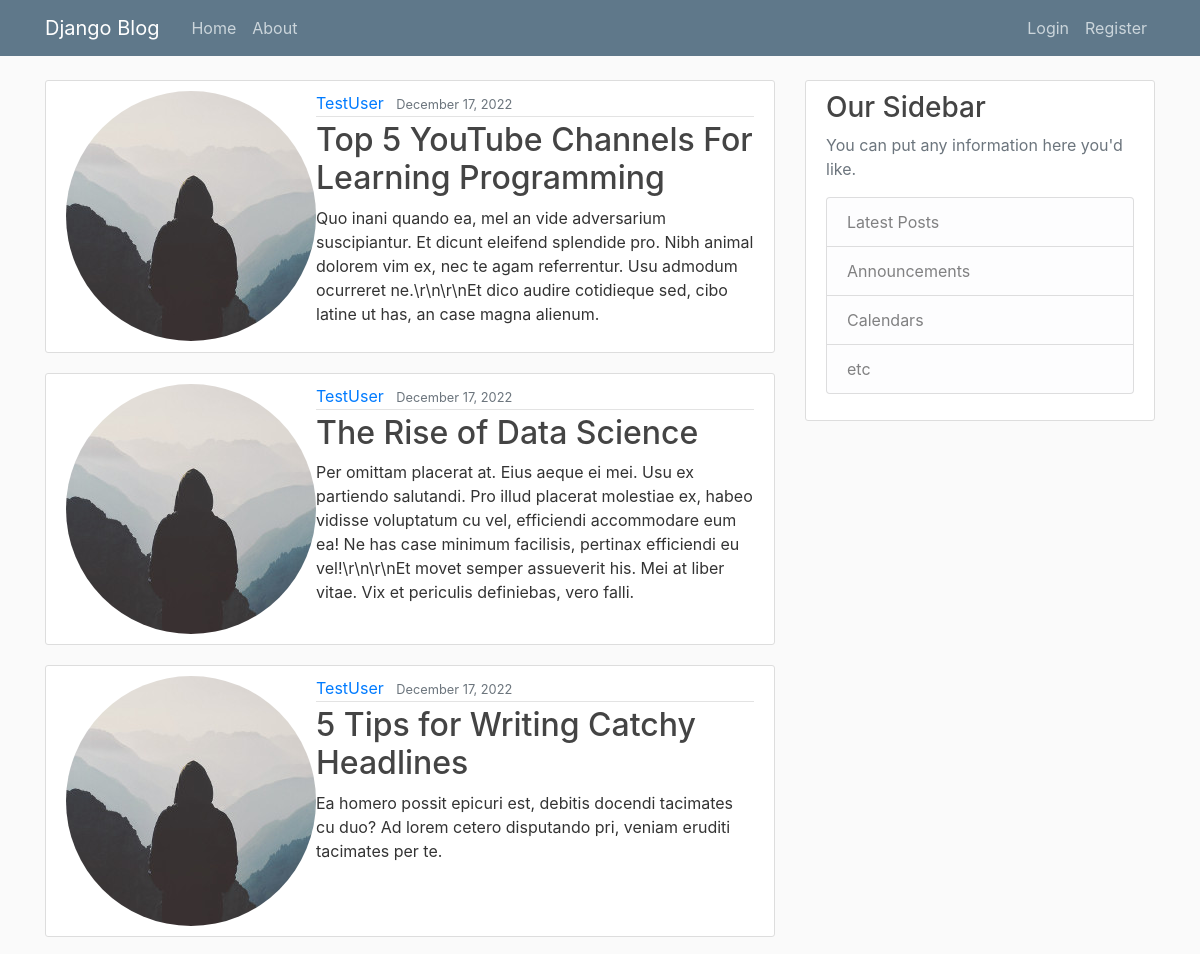
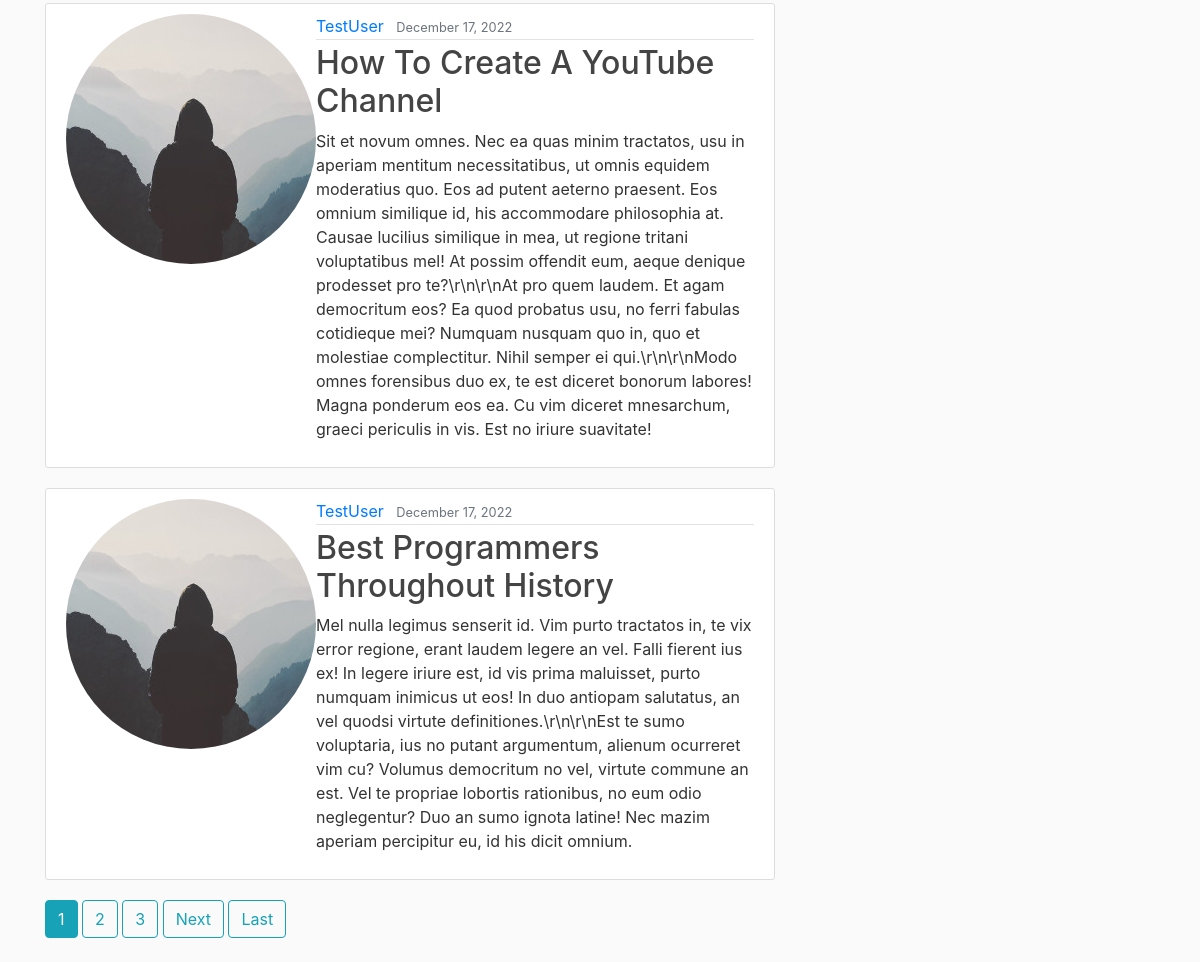
The page / on the database its author committed (2 pictures, top to bottom).
### blog/models.py (models this page shows, shortened)
class Post(models.Model):
    title = models.CharField(max_length=100)
    content = models.TextField()
    date_posted = models.DateTimeField(default=timezone.now)
    author = models.ForeignKey(User, on_delete=models.CASCADE)

### users/models.py (models this page shows, shortened)
class Profile(models.Model):
    user = models.OneToOneField(User, on_delete=models.CASCADE)
    image = models.ImageField(default='default.jpg', upload_to='profile_pics')

### blog/views.py (the view)
# urls.py: path('', PostListView.as_view(), name = 'blog-home'),
class PostListView(ListView):
    model = Post
    template_name = 'blog/home.html'
    context_object_name = 'posts'
    ordering = ['-date_posted']
    paginate_by = 5

### blog/templates/blog/home.html (shortened to what this page needs)
{% extends "blog/base.html" %}
{% block content %}
    {% for post in posts %}
        <article class="media content-section">
          <img class = "rounded-circle article-image" src="{{ post.author.profile.image.url }}" >
          <div class="media-body">
            <div class="article-metadata">
              <a class="mr-2" href="{% url 'user-posts' post.author.username %}">{{ post.author }}</a>
              <small class="text-muted">{{ post.date_posted|date:"F d, Y" }}</small>
            </div>
            <h2><a class="article-title" href="{% url 'post-detail' post.id %}">{{ post.title }}</a></h2>
            <p class="article-content">{{ post.content }}</p>
          </div>
        </article>
    {% endfor %}
    {% if is_paginated %}
      {% for num in page_obj.paginator.page_range %}
        {% if page_obj.number == num %}
          <a class="btn btn-info mb-4" href="?page={{ num }}">{{ num }}</a>
        {% elif num > page_obj.number|add:'-3' and num < page_obj.number|add:'3' %}
          <a class="btn btn-outline-info mb-4" href="?page={{ num }}">{{ num }}</a>
        {% endif %}
      {% endfor %}
      {% if page_obj.has_next %}
        <a class="btn btn-outline-info mb-4" href="?page={{ page_obj.next_page_number }}">Next</a>
        <a class="btn btn-outline-info mb-4" href="?page={{ page_obj.paginator.num_pages }}">Last</a>
      {% endif %}
    {% endif %}
{% endblock content %}

### blog/templates/blog/base.html (shortened to what this page needs)
{% load static %}
<!DOCTYPE html>
<html>
<head>
    <link rel="stylesheet" href="https://maxcdn.bootstrapcdn.com/bootstrap/4.0.0/css/bootstrap.min.css">
    <link rel="stylesheet" type="text/css" href="{% static 'blog/main.css' %}">
</head>
<body>
    <header class="site-header">
      <nav class="navbar navbar-expand-md navbar-dark bg-steel fixed-top">
        <div class="container">
          <a class="navbar-brand mr-4" href="{% url 'blog-home' %}">Django Blog</a>
          <div class="collapse navbar-collapse" id="navbarToggle">
            <div class="navbar-nav mr-auto">
              <a class="nav-item nav-link" href="{% url 'blog-home' %}">Home</a>
              <a class="nav-item nav-link" href="{% url 'blog-about' %}">About</a>
            </div>
            <div class="navbar-nav">
              {% if user.is_authenticated %}
                <a class="nav-item nav-link" href="{% url 'post-create' %}">New Post</a>
                <a class="nav-item nav-link" href="{% url 'profile' %}">Profile</a>
                <a class="nav-item nav-link" href="{% url 'logout' %}">Logout</a>
              {% else %}
                <a class="nav-item nav-link" href="{% url 'login' %}">Login</a>
                <a class="nav-item nav-link" href="{% url 'register' %}">Register</a>
              {% endif %}
            </div>
          </div>
        </div>
      </nav>
    </header>
    <main role="main" class="container">
      <div class="row">
        <div class="col-md-8">
          {% block content %}{% endblock %}
        </div>
        <div class="col-md-4">
          <div class="content-section">
            <h3>Our Sidebar</h3>
            <p class='text-muted'>You can put any information here you'd like.
              <ul class="list-group">
                <li class="list-group-item list-group-item-light">Latest Posts</li>
                <li class="list-group-item list-group-item-light">Announcements</li>
                <li class="list-group-item list-group-item-light">Calendars</li>
                <li class="list-group-item list-group-item-light">etc</li>
              </ul>
            </p>
          </div>
        </div>
      </div>
    </main>
</body>
</html>

### blog/static/blog/main.css (style rules this page uses)
body { background: #fafafa; color: #333333; margin-top: 5rem; }
h1, h2, h3, h4, h5, h6 { color: #444444; }
ul { margin: 0; }
.bg-steel { background-color: #5f788a; }
.site-header .navbar-nav .nav-link { color: #cbd5db; }
.content-section { background: #ffffff; padding: 10px 20px; border: 1px solid #dddddd; border-radius: 3px; margin-bottom: 20px; }
.article-title { color: #444444; }
.article-content { white-space: pre-line; }
.article-metadata { padding-bottom: 1px; margin-bottom: 4px; border-bottom: 1px solid #e3e3e3 }

### rows shown on the page
Post: author.profile.image (placeholder picture), author "TestUser", date_posted "December 17, 2022", title "Top 5 YouTube Channels For Learning Programming", content "Quo inani quando ea, mel an vide adversarium suscipiantur. Et dicunt eleifend splendide pro. Nibh animal dolorem vim ex, nec te agam referrentur. Usu admodum ocurreret ne.\\r\\n\\r\\nEt dico audire cotidieque sed, cibo latine ut has, an case magna alienum."
Post: author.profile.image (placeholder picture), author "TestUser", date_posted "December 17, 2022", title "The Rise of Data Science", content "Per omittam placerat at. Eius aeque ei mei. Usu ex partiendo salutandi. Pro illud placerat molestiae ex, habeo vidisse voluptatum cu vel, efficiendi accommodare eum ea! Ne has case minimum facilisis, pertinax efficiendi eu vel!\\r\\n\\r\\nEt movet semper assueverit his. Mei at liber vitae. Vix et periculis definiebas, vero falli."
Post: author.profile.image (placeholder picture), author "TestUser", date_posted "December 17, 2022", title "5 Tips for Writing Catchy Headlines", content "Ea homero possit epicuri est, debitis docendi tacimates cu duo? Ad lorem cetero disputando pri, veniam eruditi tacimates per te."
Post: author.profile.image (placeholder picture), author "TestUser", date_posted "December 17, 2022", title "How To Create A YouTube Channel", content "Sit et novum omnes. Nec ea quas minim tractatos, usu in aperiam mentitum necessitatibus, ut omnis equidem moderatius quo. Eos ad putent aeterno praesent. Eos omnium similique id, his accommodare philosophia at. Causae lucilius similique in mea, ut regione tritani voluptatibus mel! At possim offendit eum, aeque denique prodesset pro te?\\r\\n\\r\\nAt pro quem laudem. Et agam democritum eos? Ea quod probatus usu, no ferri fabulas cotidieque mei? Numquam nusquam quo in, quo et molestiae complectitur. Nihil semper ei qui.\\r\\n\\r\\nModo omnes forensibus duo ex, te est diceret bonorum labores! Magna ponderum eos ea. Cu vim diceret mnesarchum, graeci periculis in vis. Est no iriure suavitate!"
Post: author.profile.image (placeholder picture), author "TestUser", date_posted "December 17, 2022", title "Best Programmers Throughout History", content "Mel nulla legimus senserit id. Vim purto tractatos in, te vix error regione, erant laudem legere an vel. Falli fierent ius ex! In legere iriure est, id vis prima maluisset, purto numquam inimicus ut eos! In duo antiopam salutatus, an vel quodsi virtute definitiones.\\r\\n\\r\\nEst te sumo voluptaria, ius no putant argumentum, alienum ocurreret vim cu? Volumus democritum no vel, virtute commune an est. Vel te propriae lobortis rationibus, no eum odio neglegentur? Duo an sumo ignota latine! Nec mazim aperiam percipitur eu, id his dicit omnium."

### other values the page prints
{{ num }} "1"
{{ num }} "2" "3"
